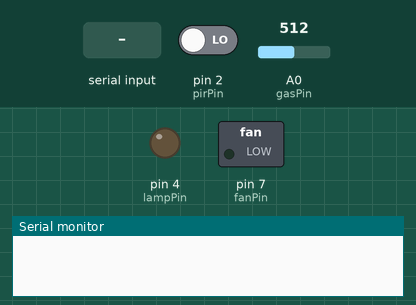
Simulated run of this sketch. Board: Arduino Uno, built with avr-gcc and run on an emulated ATmega328P. On the bench: switched loads named in the sketch (green lamp = pin HIGH), output pins drawn as LEDs (lit = HIGH), the last lines printed to the serial monitor. The test bench sets the inputs (shaded band); at power-on: pin 2 (pirPin) LOW, A0 (gasPin) = 512.

Above: at 1.2 s.
1.3 s: pin 2 (pirPin) driven HIGH
At 2.4 s:
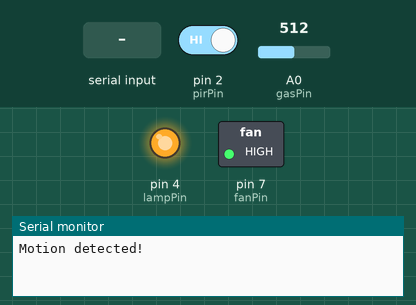
3.5 s: "/help\n" received over Serial
6.5 s: "90,45,200\n" received over Serial
9.5 s: pin 2 (pirPin) driven LOW
At 15.8 s:
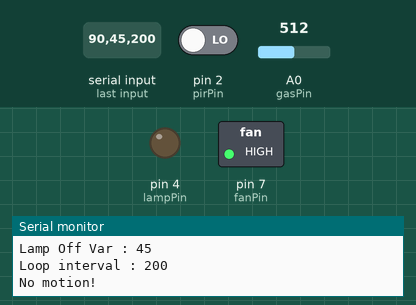
Timing chart, 0 to 17.3 s (numbered marks = the images above; inputs shaded):
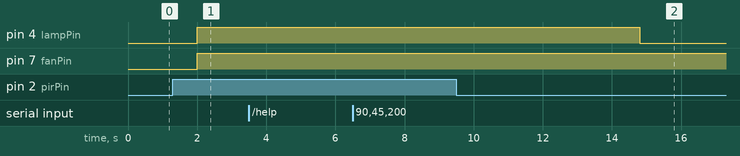

The sketch:

1_Data_Acquisition.ino
```cpp
int pirPin = 2;   		// PIR sensor digital input pin
bool pirVal = LOW;     	// PIR sensor value
bool pirState = LOW;	// PIR sensor state (flag)

int gasPin = A0;		// Gas sensor analog input pin
int gasVal = 0;			// Gas sensor value
int gasThr = 500; 		// Gas sensor threshold value (configurable)

int lampPin = 4;      	// Lamp/ led digital output pin
int lampOffTime = 0;	// Lamp/ led off time counter
int lampOffVar = 15;	// Lamp/ led off time var (configurable)
bool lampTimer = LOW;	// Lamp/ led off time flag
bool lampState = LOW;	// Lamp/ led state (flag)

int fanPin = 7;			// Exhaust fan digital output pin (this is indicator only for the exhaust fan switch)
bool fanState = LOW;	// Exhaust fan state (flag)

int interval = 1;		// Loop interval in second (configurable)

String cmd = "";		// Command line read data
String dt[3];			// Parsed command line

bool streams = LOW;		// Stream data flag

void setup() {
  pinMode(pirPin, INPUT);	// declare PIR sensor as input
  pinMode(gasPin, INPUT);	// declare Gas sensor as input
  pinMode(lampPin, OUTPUT);	// declare Lamp/ led as output
  pinMode(fanPin, OUTPUT);	// declare Exhaust fan as output (switch)

  Serial.begin(9600);

  // setup module microSD
}

void loop(){
  pirVal = digitalRead(pirPin); // read PIR sensor value
  gasVal = analogRead(gasPin);	// read Gas sensor value

  /* PIR Sensor Checker */
  checkPIRDetection(pirVal);

  /* Lamp Checker */
  checkLamp();

  /* Exhaust Fan Checker */
  checkExhaustFan(gasVal);

  /* Print all conditions */
  showAllStatus();

  /* Command Line Checker */
  commandLineInterface();

  delay(interval*1000);
}


/* Methods */
void checkPIRDetection(int pirVal){
  if (pirVal == HIGH) {         // check if the PIR is HIGH
    if (pirState == LOW) {		// check if last PIR state is LOW to make toggle
      Serial.println("Motion detected!");
      pirState = HIGH;
      lampState = HIGH;
      fanState = HIGH;
      lampTimer = LOW;					 // deactivate lamp off timer
      digitalWrite(lampPin, lampState);  // turn lamp ON
      digitalWrite(fanPin, fanState);    // turn exhaust fan ON
    }
  }

  else {						// check if the PIR is LOW
    if (pirState == HIGH){		// check if last PIR state is HIGH to make toggle
      Serial.println("No motion!");
      pirState = LOW;
      lampTimer = HIGH;			// activate lamp off timer
      lampOffTime = lampOffVar; // refresh off timer
    }
  }
}

void checkLamp(){
  if (lampTimer == HIGH){		// check if lamp off timer is activated
    if (lampOffTime > 0){		// check if the counter still running
    	lampOffTime -= interval;// decrease counter
    }
  else {
      	lampState = LOW;
      	lampTimer = LOW;		// deactivate lamp off timer
    	digitalWrite(lampPin, lampState); // turn lamp OFF
    }
  }
}

void checkExhaustFan(int gasVal){
  if (lampState == LOW && gasVal < gasThr){	// check if lamp is already LOW and gas is below threshold
    if (fanState == HIGH){					// check if last fan state is HIGH to make toggle
    	fanState = LOW;
      	digitalWrite(fanPin, fanState);  // turn off exhaust fan
    }
  }
}

void showAllStatus(){
  if (streams==LOW){
    return;
  }
  Serial.print("Lamp status : ");
  Serial.print(lampState);
  Serial.print(" ; ");
  Serial.print("Exh fan status : ");
  Serial.println(fanState);

  Serial.print("PIR val : ");
  Serial.print(pirVal);
  Serial.print(" ; ");
  Serial.print("Gas val : ");
  Serial.print(gasVal);
  Serial.print(" ; ");
  Serial.print("Lamp OFF Counter : ");
  Serial.println(lampOffTime);
  Serial.println("");
}

void commandLineInterface(){
  if(Serial.available()>0)
  {
  	cmd = Serial.readString();			// read command line
  	if (cmd == "/help" || cmd == "/?")	// check if command is 'help' or '?'
  	{
      	Serial.println("########## Command Line Informations ##########\n");
      	Serial.println("Show realtime data  : /stream 1\n"); // command for showing realtime data
      	Serial.println("Hide realtime data  : /stream 0\n"); // command for hiding realtime data
    	Serial.println("Input Config Format : /gasThr,lampOffVar,interval"); // give info for input format
    	Serial.println("Example : /500,15,1\n");
        Serial.println("################################################\n");
  	}
    else if (cmd == "/stream 1")
    {
    	streams = HIGH;
  	}
    else if (cmd == "/stream 0")
    {
    	streams = LOW;
  	}
  	else
    {
      	int c=0; // comma counter
  		int i=0; // command data length
      	int j=0; // command data parse index
  		dt[j]="";// refresh command data parse value

  		for(i=1;i<cmd.length();i++)
      	{
            if ((cmd[i] == '\n') || (cmd[i] == ',')) // check for special char for parsing
            {
                j++;		// increment index
                dt[j]=""; 	// refresh parsed command data at index j

              	if (cmd[i] == ','){ // count comma char
               		c+=1;
               	}
            }
            else
            {
                dt[j] = dt[j] + cmd[i]; // store the numeric value
            }
      	}

    	if (c == 2){	// check if the comma amount are 2 to make sure data is valid (3 params input)
  			Serial.println("Input config success!");
  			// store input data to existing variable
      		gasThr = dt[0].toInt();
  			lampOffVar = dt[1].toInt();
  			interval = dt[2].toInt();
      		// print info
  			Serial.print("Gas Threshold : ");
  			Serial.print(gasThr);
  			Serial.print("\n");
  			Serial.print("Lamp Off Var : ");
  			Serial.print(lampOffVar);
  			Serial.print("\n");
  			Serial.print("Loop interval : ");
  			Serial.print(interval);
  			Serial.println("\n");
 		}
    	else
    	{
      		Serial.println("Data is not valid!\n");
    	}
  	}

  }
}
```

Measured:
- after the input at 1.3 s, pin 4 (lampPin), pin 7 (fanPin): LOW → HIGH after 0.70 s
- after the input at 9.5 s, pin 4 (lampPin): HIGH → LOW after 5.3 s
